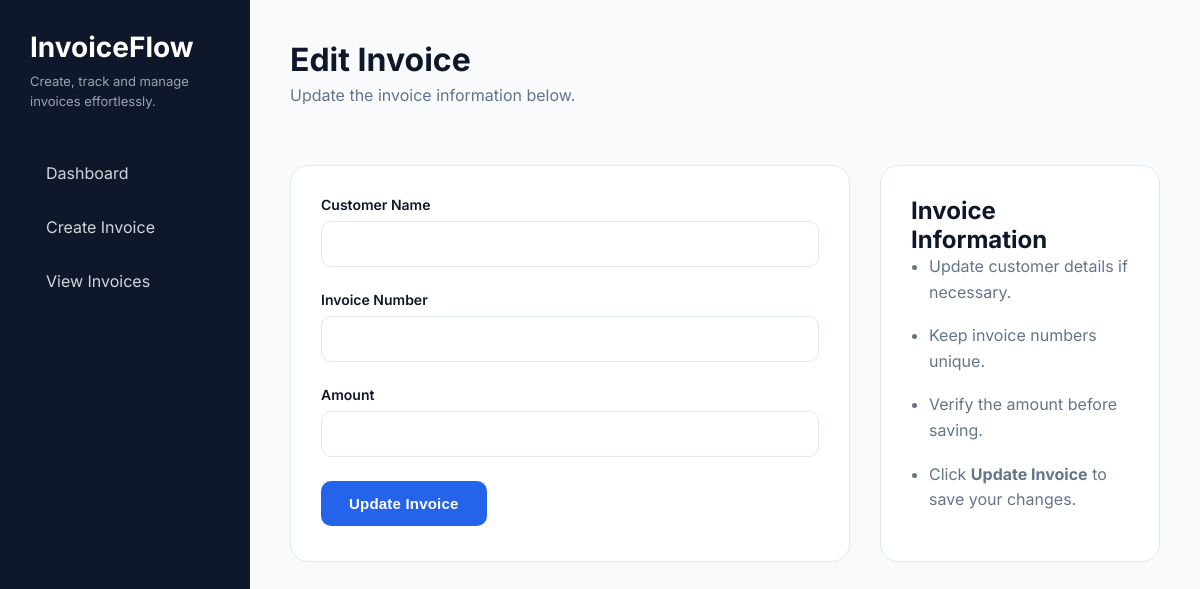
The app's page /edit/9, older data.
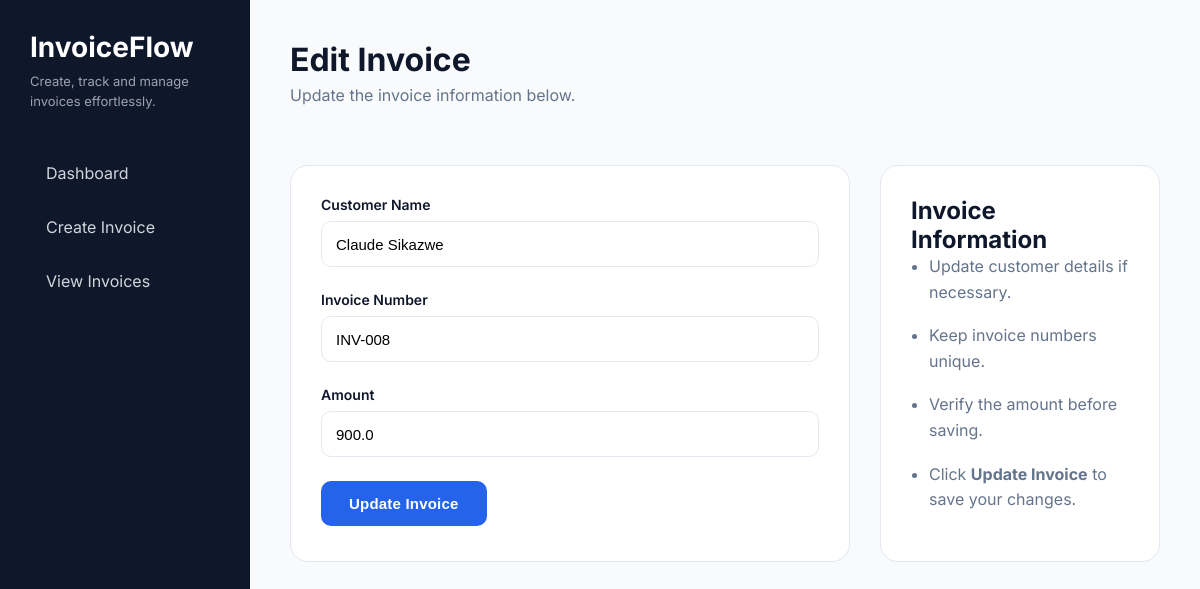
The same page, newer data.
### tables this page shows
CREATE TABLE invoices (
    id INTEGER PRIMARY KEY AUTOINCREMENT,
    customer TEXT,
    invoice_number TEXT,
    amount REAL
);

### app.py (the view)
@app.route("/edit/<int:id>")
def edit_invoice(id):
    connection = sqlite3.connect("invoices.db")
    cursor = connection.cursor()
    cursor.execute(
        "SELECT id, customer, invoice_number, amount FROM invoices WHERE id=?",
        (id,)
    )
    invoice = cursor.fetchone()
    connection.close()
    return render_template("edit_invoice.html", invoice=invoice)

### templates/edit_invoice.html (shortened to what this page needs)
{% extends "base.html" %}
{% block content %}
<div class="page-header">
    <h1>Edit Invoice</h1>
    <p class="subtext">
        Update the invoice information below.
    </p>
</div>
<div class="create-layout">
    <div class="content-panel">
        <form action="/update/{{ invoice[0] }}" method="POST">
            <div class="form-group">
                <label>Customer Name</label>
                <input
                    type="text"
                    name="customer"
                    value="{{ invoice[1] }}"
                    required>
            </div>
            <div class="form-group">
                <label>Invoice Number</label>
                <input
                    type="text"
                    name="invoice_number"
                    value="{{ invoice[2] }}"
                    required>
            </div>
            <div class="form-group">
                <label>Amount</label>
                <input
                    type="number"
                    name="amount"
                    value="{{ invoice[3] }}"
                    required>
            </div>
            <button
                class="primary-btn"
                type="submit">
                Update Invoice
            </button>
        </form>
    </div>
    <div class="content-panel">
        <h2>Invoice Information</h2>
        <ul class="tips">
            <li>Update customer details if necessary.</li>
            <li>Keep invoice numbers unique.</li>
            <li>Verify the amount before saving.</li>
            <li>Click <strong>Update Invoice</strong> to save your changes.</li>
        </ul>
    </div>
</div>
{% endblock %}

Row changes from the older to the newer data that the page shows:
added invoices: customer "Claude Sikazwe", invoice_number "INV-008", amount "900.0"
